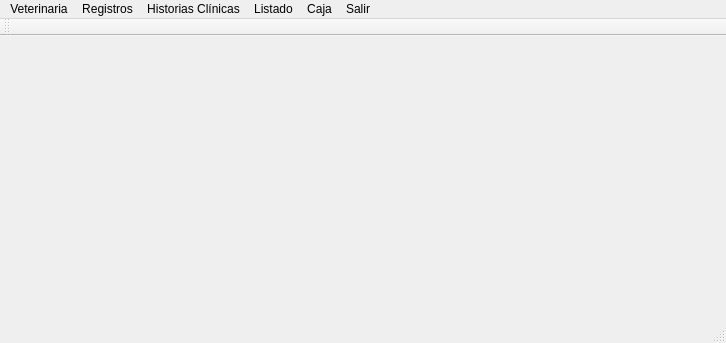
<?xml version="1.0" encoding="UTF-8"?>
<ui version="4.0">
 <class>MainWindow</class>
 <widget class="QMainWindow" name="MainWindow">
  <property name="geometry">
   <rect>
    <x>0</x>
    <y>0</y>
    <width>726</width>
    <height>343</height>
   </rect>
  </property>
  <property name="windowTitle">
   <string>Veterinaria-Yailin</string>
  </property>
  <property name="windowIcon">
   <iconset>
    <normaloff>imagenesPAF/in.jpeg</normaloff>imagenesPAF/in.jpeg</iconset>
  </property>
  <widget class="QWidget" name="centralWidget"/>
  <widget class="QMenuBar" name="menuBar">
   <property name="geometry">
    <rect>
     <x>0</x>
     <y>0</y>
     <width>726</width>
     <height>20</height>
    </rect>
   </property>
   <widget class="QMenu" name="menuResultados">
    <property name="title">
     <string>Listado</string>
    </property>
    <addaction name="actionListar_Doctores"/>
    <addaction name="actionListar_Clientes"/>
    <addaction name="actionListar_Citas"/>
    <addaction name="actionListar_Mascotas_con_sus_Clientes"/>
   </widget>
   <widget class="QMenu" name="menuMenu_Princpal">
    <property name="title">
     <string>Registros</string>
    </property>
    <widget class="QMenu" name="menuRegistros">
     <property name="title">
      <string>Registros</string>
     </property>
     <addaction name="actionRegistrar_Doctor"/>
     <addaction name="actionRegistrar_Cliente"/>
     <addaction name="actionRegistrar_Macota"/>
    </widget>
    <addaction name="menuRegistros"/>
    <addaction name="actionReservar_Cita"/>
    <addaction name="actionRealizar_Atencion"/>
   </widget>
   <widget class="QMenu" name="menuSalir">
    <property name="title">
     <string>Salir</string>
    </property>
    <addaction name="actionAcerca_de"/>
    <addaction name="actionCerrar"/>
   </widget>
   <widget class="QMenu" name="menuInicio">
    <property name="title">
     <string>Veterinaria</string>
    </property>
    <addaction name="actionInformacion"/>
   </widget>
   <widget class="QMenu" name="menuHistorias_Cl_nicas">
    <property name="title">
     <string>Historias Clínicas</string>
    </property>
    <addaction name="actionRegistrar_Casos"/>
    <addaction name="separator"/>
    <addaction name="actionLista_de_Casos"/>
    <addaction name="separator"/>
    <addaction name="separator"/>
   </widget>
   <widget class="QMenu" name="menuCaja">
    <property name="title">
     <string>Caja</string>
    </property>
    <addaction name="actionIngresos"/>
   </widget>
   <addaction name="menuInicio"/>
   <addaction name="menuMenu_Princpal"/>
   <addaction name="menuHistorias_Cl_nicas"/>
   <addaction name="menuResultados"/>
   <addaction name="menuCaja"/>
   <addaction name="menuSalir"/>
  </widget>
  <widget class="QToolBar" name="mainToolBar">
   <attribute name="toolBarArea">
    <enum>TopToolBarArea</enum>
   </attribute>
   <attribute name="toolBarBreak">
    <bool>false</bool>
   </attribute>
  </widget>
  <widget class="QStatusBar" name="statusBar"/>
  <action name="actionReservar_Cita">
   <property name="text">
    <string>Reservar Cita...</string>
   </property>
  </action>
  <action name="actionRealizar_Atencion">
   <property name="text">
    <string> Atencion...</string>
   </property>
  </action>
  <action name="actionRegistrar_Doctor">
   <property name="text">
    <string>Registrar Doctor...</string>
   </property>
  </action>
  <action name="actionRegistrar_Cliente">
   <property name="text">
    <string>Registrar Cliente...</string>
   </property>
  </action>
  <action name="actionRegistrar_Macota">
   <property name="text">
    <string>Registrar Macota...</string>
   </property>
  </action>
  <action name="actionListar_Doctores">
   <property name="text">
    <string>Listar Doctores...</string>
   </property>
  </action>
  <action name="actionListar_Clientes">
   <property name="text">
    <string>Listar Clientes...</string>
   </property>
  </action>
  <action name="actionListar_Citas">
   <property name="text">
    <string>Listar Citas...</string>
   </property>
  </action>
  <action name="actionListar_Mascotas_con_sus_Clientes">
   <property name="text">
    <string>Listar Mascotas con sus Clientes...</string>
   </property>
  </action>
  <action name="actionAcerca_de">
   <property name="text">
    <string>Acerca de...</string>
   </property>
  </action>
  <action name="actionCerrar">
   <property name="text">
    <string>Cerrar...</string>
   </property>
  </action>
  <action name="actionRegistrar_Casos">
   <property name="text">
    <string>Registrar Historia Clínica...</string>
   </property>
  </action>
  <action name="actionLista_de_Casos">
   <property name="text">
    <string>Historial Clínico...</string>
   </property>
  </action>
  <action name="actionIngresos">
   <property name="text">
    <string>Ingresos...</string>
   </property>
  </action>
  <action name="actionInformacion">
   <property name="text">
    <string>Informacion...</string>
   </property>
  </action>
 </widget>
 <layoutdefault spacing="6" margin="11"/>
 <resources/>
 <connections/>
</ui>
